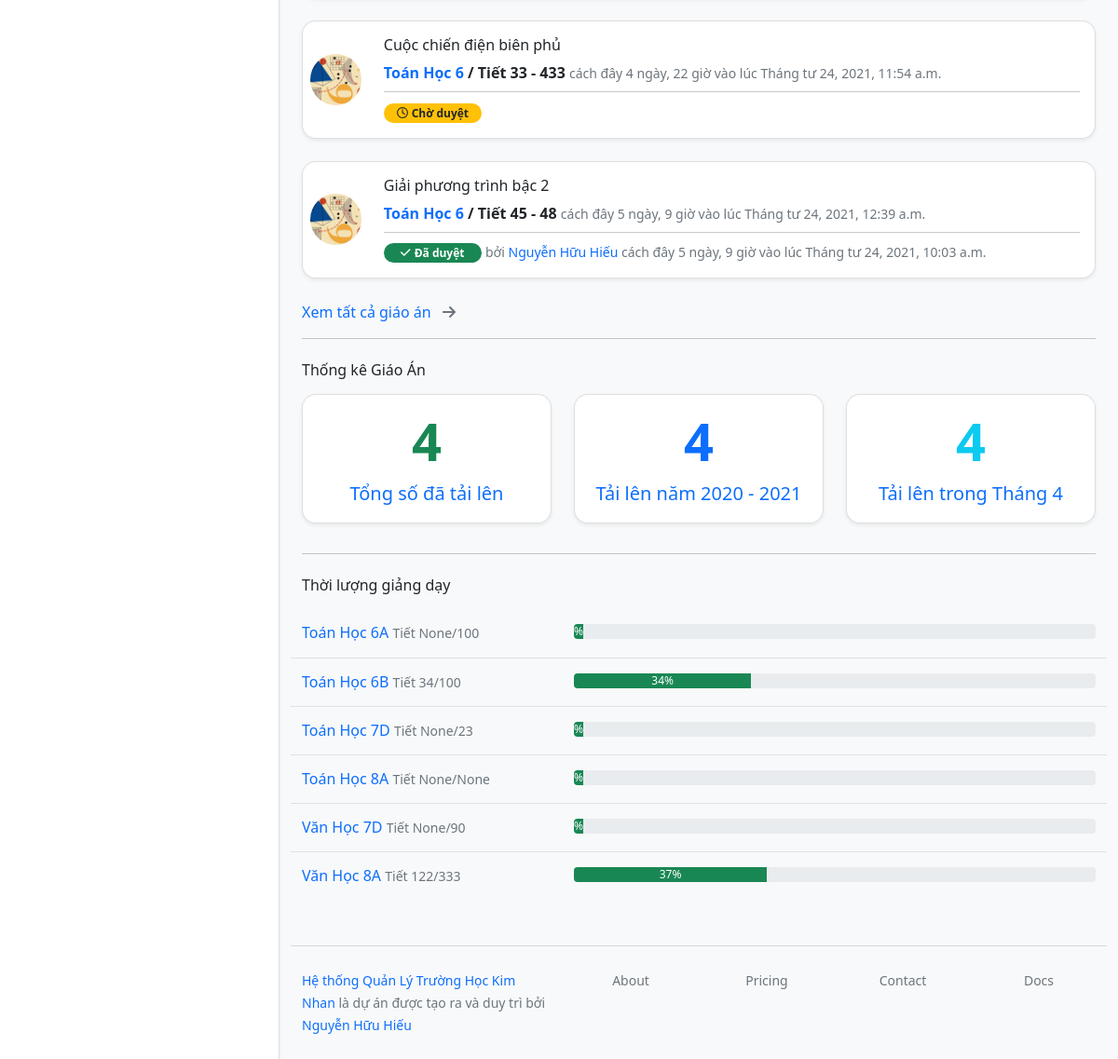
Before: /lessondashboard/ (signed in, lower part) with the older database file.
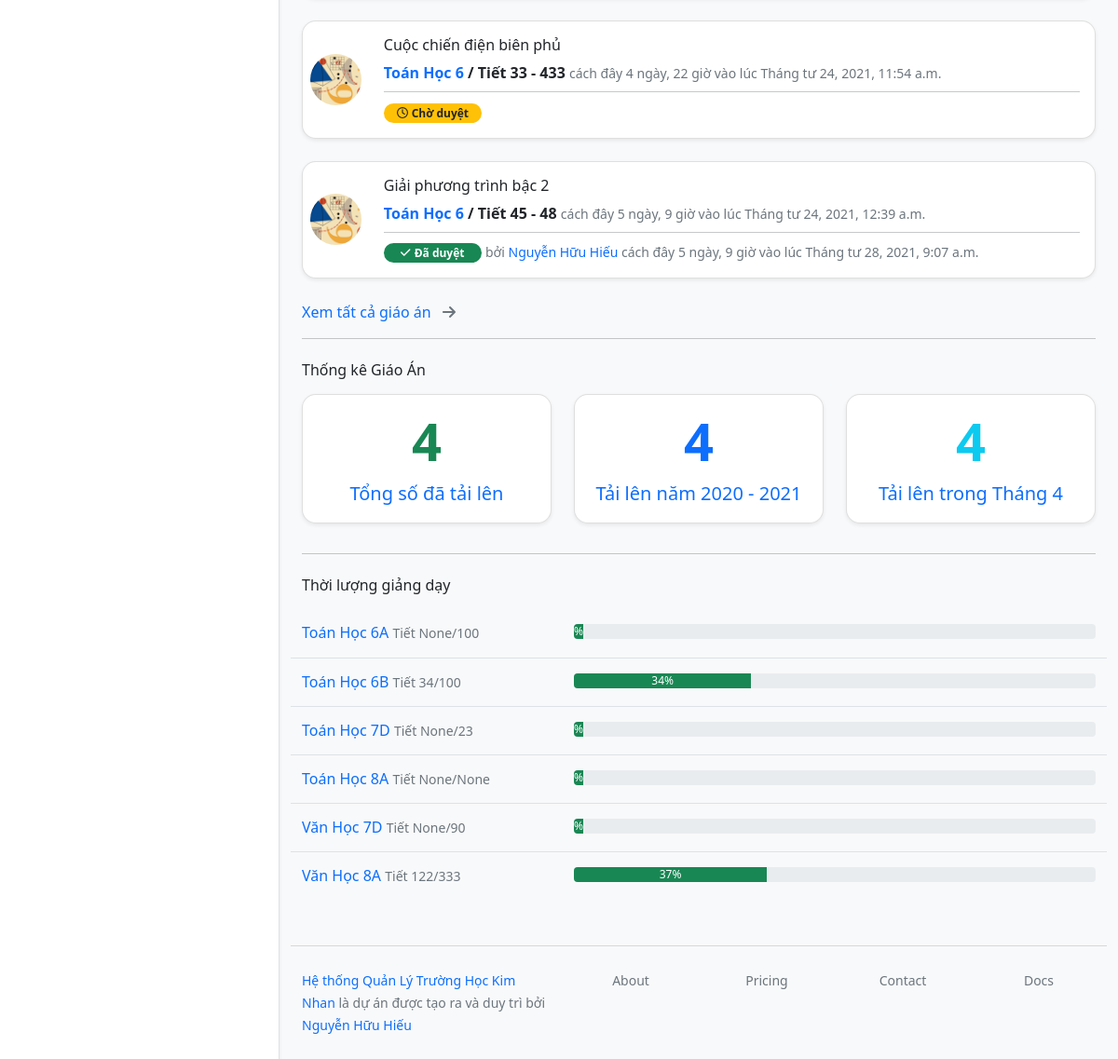
After: the same page with the newer database file.
### lessonmanagement/models.py (models this page shows, shortened)
class Lesson(models.Model):
    title = models.CharField(max_length=200)
    upload_time = models.DateTimeField( blank=True, null=True)
    LEVEL_CHOICES = [
        (6, 6),
        (7, 7),
        (8, 8),
        (9, 9)
    ]
    level = models.IntegerField(choices=LEVEL_CHOICES)
    description = models.CharField(max_length=200, null=True, blank=True)
    teacher = models.ForeignKey(Teacher, on_delete=models.CASCADE)
    subject = models.ForeignKey(Subject, on_delete=models.CASCADE)
    start_number_lesson = models.IntegerField(help_text="Bài giảng này ở tiết số mấy")
    cout_number_lesson = models.IntegerField(help_text="Bài giảng này trong bao nhiêu tiết")
    classyear = models.ManyToManyField(Classyear, through="LessonClassyear")
    STATUS_CHOICES = [
    ('pending', 'Chờ duyệt'),
    ('acept', 'Đã duyệt'),
    ('deny', 'Bị từ chối'),
    ]
    status = models.CharField(max_length=10, blank=True, choices=STATUS_CHOICES ,default='pending')
    checker = models.ForeignKey(Teacher, related_name="lesson_checker" ,on_delete=models.SET_NULL, null=True, blank=True)
    check_date = models.DateTimeField(auto_now=True)
    note_checker = models.CharField(max_length=200, blank=True)
    class Meta:
        verbose_name = "Giáo Án"
        verbose_name_plural = "Giáo Án"
        ordering = ["-upload_time"]
    def start_year_level(self):
        if now.month < 9:
            return school_year_def(self.upload_time) - self.level + 6
        else:
            return school_year_def(self.upload_time) - self.level + 7

class SchoolAbstract(models.Model):
    title = models.CharField(max_length=50, verbose_name="Tiêu đề")
    description = models.CharField(max_length=200, verbose_name="Mô tả sơ lược", blank=True)
    cover = models.ImageField(upload_to="coverimages/", verbose_name="Ảnh bìa", null = True, blank = True)
    class Meta:
        abstract = True
    def __str__(self):
        return self.title

class Subject(SchoolAbstract):
    group = models.ForeignKey("GroupSubject", related_name='subject123',on_delete=models.SET_NULL, null=True, blank=True, verbose_name='Bộ môn')
    subject_slug = models.SlugField(max_length=50, null=True, blank=True)
    class Meta:
        verbose_name = "Môn học"
        verbose_name_plural = "Môn học"

class Teacher(models.Model):
    user = models.OneToOneField(User, on_delete=models.SET_NULL, blank=True, null=True, verbose_name="Tài khoản đăng nhập", help_text="Tài khoản đăng nhập viết liền không dấu. Ví dụ: nhhieu. Viết tắt của Nguyễn Hữu Hiếu. Nếu trùng họ tên thì thêm số vào sau, ví dụ nhhieu2")
    firstname = models.CharField("Họ",max_length=20, blank=True)
    lastname = models.CharField("Tên", max_length=20, blank=True)
    zalo_number = models.DecimalField(verbose_name="Số điện thoại",help_text="Số điện thoại có đăng ký zalo, sử dụng để nhận thông báo từ ban giám hiệu", max_digits=12, decimal_places=0,null=True, blank=True)
    birth_date = models.DateField("Ngày sinh", null=True, blank=True)
    SEX_CHOICES = [
    ('male', 'Nam'),
    ('female', 'Nữ')
    ]
    sex = models.CharField(verbose_name="Giới tính", max_length=6, choices=SEX_CHOICES, null=True, blank=True)
    main_subject = models.ForeignKey("Subject",on_delete=models.SET_NULL,null=True,blank=True, verbose_name="Chuyên môn chính")
    EDUCATION_LEVEL_CHOICES = [
        ('inter', 'Trung Cấp'),
        ('college', 'Cao Đẳng'),
        ('university', 'Đại Học'),
        ('master', 'Thạc Sĩ')
    ]
    education_level = models.CharField(max_length=20, choices=EDUCATION_LEVEL_CHOICES, null=True, blank=True)
    is_work = models.BooleanField("Có đang công tác",default=True, help_text="Tích vào ô nếu đang công tác tại trường, bỏ tích nếu đã nghỉ hưu hoặc chuyển sang đơn vị khác")
    def user_directory_path(instance, filename):
        return 'user_{0}/{1}'.format(instance.user.id, filename)
    avatar = models.ImageField("Ảnh đại diện", help_text = "Ảnh nên được crop về ảnh vuông để đạt được độ thẩm mỹ cao nhất",upload_to = user_directory_path, blank = True, null = True)
    def full_name(self):
        return ('%s %s') % (self.firstname, self.lastname)
    class Meta:
        verbose_name = "Giáo viên"
        verbose_name_plural = "Giáo viên"
    def schoolyear(self):
        if now.month < 9:
            return ('%s - %s') % (now.year - 1, now.year)
        else:
            return ('%s - %s') % (now.year, now.year+1)
    def lesson_list(self):
        return self.lesson_set.filter(teacher = self.user.id)
    def subject_classyear_list(self):
        return self.subjectclassyear_set.filter(is_teach_now = True).order_by('subject__title').values('subject__title', 'classyear__startyear','subject__group__title').distinct()
    def latest_lesson(self):
        return Lesson.objects.filter(teacher=self.user.teacher.id).order_by('-upload_time')[:5]
    def managers(self):
        managers = {}
        teacher = self.user.teacher.id
        subject_manager = SubjectTeacher.objects.filter(teacher=teacher).filter(is_active = True)
        if subject_manager:
            subject_manager = subject_manager.latest('-id')
            managers['subject'] = subject_manager
        group_manager = GroupSubjectManager.objects.filter(teacher=teacher).filter(is_active=True)
        if group_manager:
            group_manager = group_manager.latest('-id')
            managers['group'] = group_manager
        school_manager = SchoolManager.objects.filter(teacher=teacher).filter(is_active=True)
        if school_manager:
            school_manager = school_manager.latest('-id')
            managers['school'] = school_manager
        classyear_manager = ClassyearManager.objects.filter(teacher=teacher).filter(is_active=True)
        if classyear_manager:
            classyear_manager = classyear_manager.latest('-id')
            managers['class'] = classyear_manager
        return managers
    def count_lesson(self):
        count = {}
        teacher = self.user.teacher.id
        lessons = Lesson.objects.filter(teacher=teacher)
        count['total'] = lessons.count()
        current_year = [school_year_def(now), school_year_def(now)+1]
        lesson_current_year = lessons.filter(upload_time__year__in = current_year )
        count['year'] = lesson_current_year.count()
        lesson_current_month =  lessons.filter(upload_time__year__in = current_year).filter(upload_time__month = now.month)
        count['month'] = lesson_current_month.count()
        return count

class SubjectClassyear(models.Model):
    subject = models.ForeignKey(Subject, on_delete=models.CASCADE)
    classyear = models.ForeignKey(Classyear, on_delete=models.CASCADE)
    teacher = models.ForeignKey(Teacher, on_delete=models.CASCADE)
    current_lesson = models.IntegerField(blank=True, null=True)
    total_lesson = models.IntegerField(blank=True,verbose_name="Tổng số tiết dạy", null=True)
    is_teach_now = models.BooleanField(default=True, verbose_name="Trạng thái hiệu lực")
    edit_time = models.DateTimeField(auto_now=True, blank=True, null=True)
    class Meta:
        verbose_name = "Phân công giảng dạy"
        verbose_name_plural = "Phân công giảng dạy"
        ordering = ('subject__title', '-classyear__startyear')

class Classyear(models.Model):
    TITLE_CHOICES = [
    ('A', 'A'),
    ('B', 'B'),
    ('C', 'C'),
    ('D', 'D')
    ]
    title = models.CharField(verbose_name="Tên lớp", max_length=1, choices=TITLE_CHOICES)
    startyear = models.IntegerField()
    @property
    def class_level(self):
        return class_level_def(self.startyear)
    def class_title_year(self):
        return "%s%s" % (self.class_level, self.title)
    class Meta:
        unique_together = ('title', 'startyear')
        verbose_name = "Lớp học"
        verbose_name_plural = "Lớp học"
    def __str__(self):
        return  self.class_title_year()

### lessonmanagement/views.py (the view)
# urls.py: path('lessondashboard/', views.lessondashboard, name="lessondashboard"),
def lessondashboard(request):
    teacher = request.user.teacher
    subject_classyear = SubjectClassyear.objects.filter(teacher=teacher.id, is_teach_now=True)
    context = { 'subject_classyear': subject_classyear
    }
    return render(request, 'lessondashboard.html', context)

### lessonmanagement/templates/lessondashboard.html (shortened to what this page needs)
          {% extends 'base_withsidebar.html' %}
          {% load static %}
          {% block content %}
          {% load lessonmanagement_extras %}
          {% with teacher=request.user.teacher %}
                {% for i in teacher.latest_lesson %}
                <div class="card mb-4 rounded-15 shadow-sm">
                  <div class="row g-0">
                    <div class="col-1 p-2 d-flex align-items-center">
                      <img src="{% static 'imgs/math.jpeg' %}"  class="img-fluid rounded-circle" alt="">
                    </div>
                    <div class="col-11">
                      <div class="card-body">
                        <h6 class="card-title">
                          <a href="{% url 'lesson' i.id %}" class="text-reset text-decoration-none">  {{ i.title }}</a>
                        </h6>
                        <span class="text-dark fw-bold">
                        <a href="{% url 'lessons_subject_level' i.subject.title|slugify i.start_year_level %}" class="text-decoration-none">{{ i.subject.title }} {{ i.level }}</a> / Tiết {{ i.start_number_lesson}} {% if i.cout_number_lesson > 1 %} - {{ i.start_number_lesson|add:i.cout_number_lesson }} {% endif %}
                      </span>
                      <small class="text-muted">cách đây
    {{ i.upload_time|timesince}} vào lúc {{ i.upload_time }}</small>
                        <hr class="my-2">
                        {% if i.status == "pending" %}
                        <span class="badge bg-warning text-dark rounded-pill" style="width: 105px;"><i class="far fa-clock me-1"></i>Chờ duyệt</span>
                        {% elif i.status == "acept" %}
                        <span class="badge bg-success  rounded-pill" style="width: 105px;"><i class="fas fa-check me-1"></i>Đã duyệt</span> <small class="text-muted">bởi<a href="#" class="text-decoration-none"> {{ i.checker.full_name }}</a>
                          cách đây
                          {{ i.upload_time|timesince}} vào lúc {{ i.check_date }}</small>
                         {% elif i.status == "deny" %}
                         <span class="badge bg-danger  rounded-pill" style="width: 105px;"><i class="fas fa-times me-1"></i>Bị từ chối</span> <small class="text-muted">bởi<a href="#" class="text-decoration-none"> {{ i.checker.full_name }}</a>
                          cách đây
    {{ i.upload_time|timesince}} vào lúc {{ i.check_date }}</small>
                        {% endif %}
                      </div>
                    </div>
                  </div>
                </div>
                {% endfor %}
                <a href="{% url 'alllessons' %}" class="text-decoration-none"> Xem tất cả giáo án <i class="fas fa-arrow-right ms-2 text-muted"></i> </a>
          <hr class="mb-4">
          <div class="row">
            <h6 class="mb-3">Thống kê Giáo Án</h6>
            <div class="col">
                <div class="card  rounded-15 shadow-sm mb-3 text-center">
                  <div class="card-body">
                    <h1 class="card-title link-success fw-bold display-4">{{ teacher.count_lesson.total }}</h1>
                    <p class="card-text text-muted fs-5" >
                      <a href="{% url 'alllessons' %}" class="stretched-link text-decoration-none">Tổng số đã tải lên</a>
                    </p>
                  </div>
                </div>
          </div>
            <div class="col">
              <a href="{% url 'alllessons' %}" class="text-decoration-none">
              <div class="card rounded-15 shadow-sm mb-3  text-center">
                <div class="card-body">
                 <h1 class="card-title link-primary fw-bold display-4">{{ teacher.count_lesson.year }}</h1>
                 <p class="card-text text-muted fs-5" >
                 <a href="{% url 'alllessons' %}" class="stretched-link text-decoration-none">Tải lên năm {{ teacher.schoolyear }}</a>
                 </p>
                </div>
              </div>
              </a>
            </div>
            <div class="col">
              <a href="{% url 'alllessons' %}" class="text-decoration-none">
              <div class="card rounded-15 shadow-sm mb-3  text-center">
                <div class="card-body">
                 <h1 class="card-title link-info fw-bold display-4">{{ teacher.count_lesson.month }}</h1>
                 <p class="card-text text-muted fs-5" >
                 <a href="{% url 'alllessons' %}" class="stretched-link text-decoration-none">Tải lên trong {% now "M" %}</a>
                 </p>
                </div>
              </div>
              </a>
            </div>
          </div>
          <hr class="mb-4">
          <h6 class="mb-3">Thời lượng giảng dạy</h6>
          {% for i in subject_classyear %}
          <div class="row
          {% if not forloop.last %}
          border-bottom
          {% endif %}
           py-3">
            <div class="col-4">
              <h6 class="m-0"> <a href="#" class="text-decoration-none">{{i.subject.title}} {{ i.classyear }}</a>  <small class="text-muted">Tiết {{ i.current_lesson }}/{{ i.total_lesson }}</small> </h6>
            </div>
            <div class="col">
          <div class="progress">
            <div class="progress-bar bg-success" role="progressbar" style="width: {% widthratio i.current_lesson i.total_lesson 100 %}%;" aria-valuenow="{% widthratio i.current_lesson i.total_lesson 100 %}" aria-valuemin="0" aria-valuemax="100">{% widthratio i.current_lesson i.total_lesson 100 %}%</div>
          </div>
            </div>
          </div>
          {% endfor %}
          {% endwith %}
           {% endblock %}

### lessonmanagement/templates/base_withsidebar.html (shortened to what this page needs)
      <!doctype html>
<html lang="en">
  <head>
    {% load static %}
    <link rel="stylesheet" href="https://cdn.jsdelivr.net/npm/bootstrap@5.0.0-beta1/dist/css/bootstrap.min.css">
    <link rel="stylesheet" href="https://cdn.datatables.net/1.10.24/css/dataTables.bootstrap5.min.css">
    <link href="https://cdn.jsdelivr.net/npm/bootstrap@5.0.0-beta3/dist/css/bootstrap.min.css" rel="stylesheet">
    <link rel="stylesheet" href="{% static 'css/style.css' %}">
  </head>
  <body>
    <div class="container-fluid bg-light" >
      <div class="row">
        <div class="col-3 border-end px-lg-4 bg-white shadow-sm pb-5" style="min-height: 100vh">
        </div>
        <div class="col-9 pt-4 px-lg-4">
          {% block content %}
          {% endblock %}
          {% include 'footer_withsidebar.html' %}
        </div>
      </div>
    </div>
  </body>
</html>

### lessonmanagement/templates/topnav.html (shortened to what this page needs)
      {% load static %}

### lessonmanagement/templates/sidebar.html (shortened to what this page needs)
{% load lessonmanagement_extras %}

### lessonmanagement/templates/footer_withsidebar.html
            <div class="row my-5 justify-content-between text-muted">
                <hr class="mb-4">
                <div class="col-4">
                  <small>
                  <a href="#" class="text-decoration-none ">
                 Hệ thống Quản Lý Trường Học Kim Nhan</a><span class="text-muted">
                  là dự án được tạo ra và duy trì bởi <a href="#" class="text-decoration-none">Nguyễn Hữu Hiếu</a> </span>
                </small>
                </div>
                <div class="col-2 text-muted text-center">
                  <small>
                  <a href="#" class="text-decoration-none text-secondary">About</a> </small> </div>
                <div class="col-2 text-muted text-center">
                  <small>
                  <a href="#" class="text-decoration-none text-secondary">Pricing</a> </small> </div>
                <div class="col-2 text-muted text-center">
                  <small>
                  <a href="#" class="text-decoration-none text-secondary">Contact</a></small>  </div>
                <div class="col-2 text-muted text-center">
                  <small>
                  <a href="#" class="text-decoration-none text-secondary">Docs</a> </small> </div>
              </div>

Changed rows visible on the page:
changed Lesson "Giải phương trình bậc 2": check_date "Tháng tư 24, 2021, 10:03 a.m." → "Tháng tư 28, 2021, 9:07 a.m."
